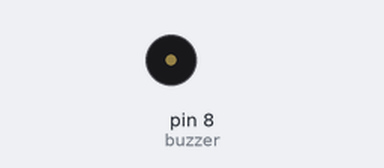
A sketch run on a simulated Arduino Uno, built with avr-gcc and run on an emulated ATmega328P. Parts: buzzer (waves = sounding). What the sketch prints to the serial monitor is not drawn.

Above: at 0.1 s.
At 15.4 s:
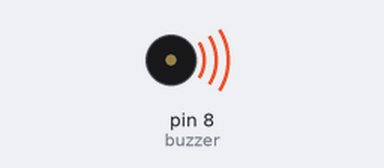
Timing chart, 0 to 17.5 s (numbered marks = the images above):
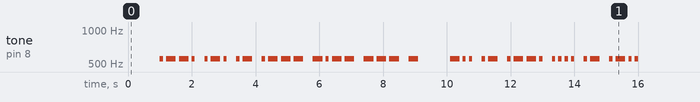

The sketch:

MorseTone_Arduino_Morse_Code_Buzzer.ino
```cpp
const int buzzer = 8;
const int dotDuration = 100;   // Dot: 100ms
const int dashDuration = 300;  // Dash: 300ms
const int frequency = 555;     // Tone frequency

String morseCode(char c) {
  switch (toupper(c)) {
    case 'A': return ".-";
    case 'B': return "-...";
    case 'C': return "-.-.";
    case 'D': return "-..";
    case 'E': return ".";
    case 'F': return "..-.";
    case 'G': return "--.";
    case 'H': return "....";
    case 'I': return "..";
    case 'J': return ".---";
    case 'K': return "-.-";
    case 'L': return ".-..";
    case 'M': return "--";
    case 'N': return "-.";
    case 'O': return "---";
    case 'P': return ".--.";
    case 'Q': return "--.-";
    case 'R': return ".-.";
    case 'S': return "...";
    case 'T': return "-";
    case 'U': return "..-";
    case 'V': return "...-";
    case 'W': return ".--";
    case 'X': return "-..-";
    case 'Y': return "-.--";
    case 'Z': return "--..";
    case ' ': return " ";
    default: return "";
  }
}

void playDot() {
  tone(buzzer, frequency);
  delay(dotDuration);
  noTone(buzzer);
}

void playDash() {
  tone(buzzer, frequency);
  delay(dashDuration);
  noTone(buzzer);
}

void playMorse(String text) {
  Serial.println("Text: " + text);
  Serial.print("Morse: ");

  for (int i = 0; i < text.length(); i++) {
    String code = morseCode(text[i]);

    if (code == " ") {
      Serial.print(" / ");
      delay(dotDuration * 7); // Word gap
    } else {
      Serial.print(code + " ");
      for (int j = 0; j < code.length(); j++) {
        if (code[j] == '.') playDot();
        else if (code[j] == '-') playDash();

        // Only add intra-symbol spacing if not the last symbol
        if (j < code.length() - 1) delay(dotDuration);
      }
      // Gap between letters
      delay(dotDuration * 3);
    }
  }
  Serial.println();
}

void setup() {
  pinMode(buzzer, OUTPUT);
  Serial.begin(9600);
  delay(1000);
  playMorse("PRAJYOT DAPHAL");
}

void loop() {
  // nothing
}
```
